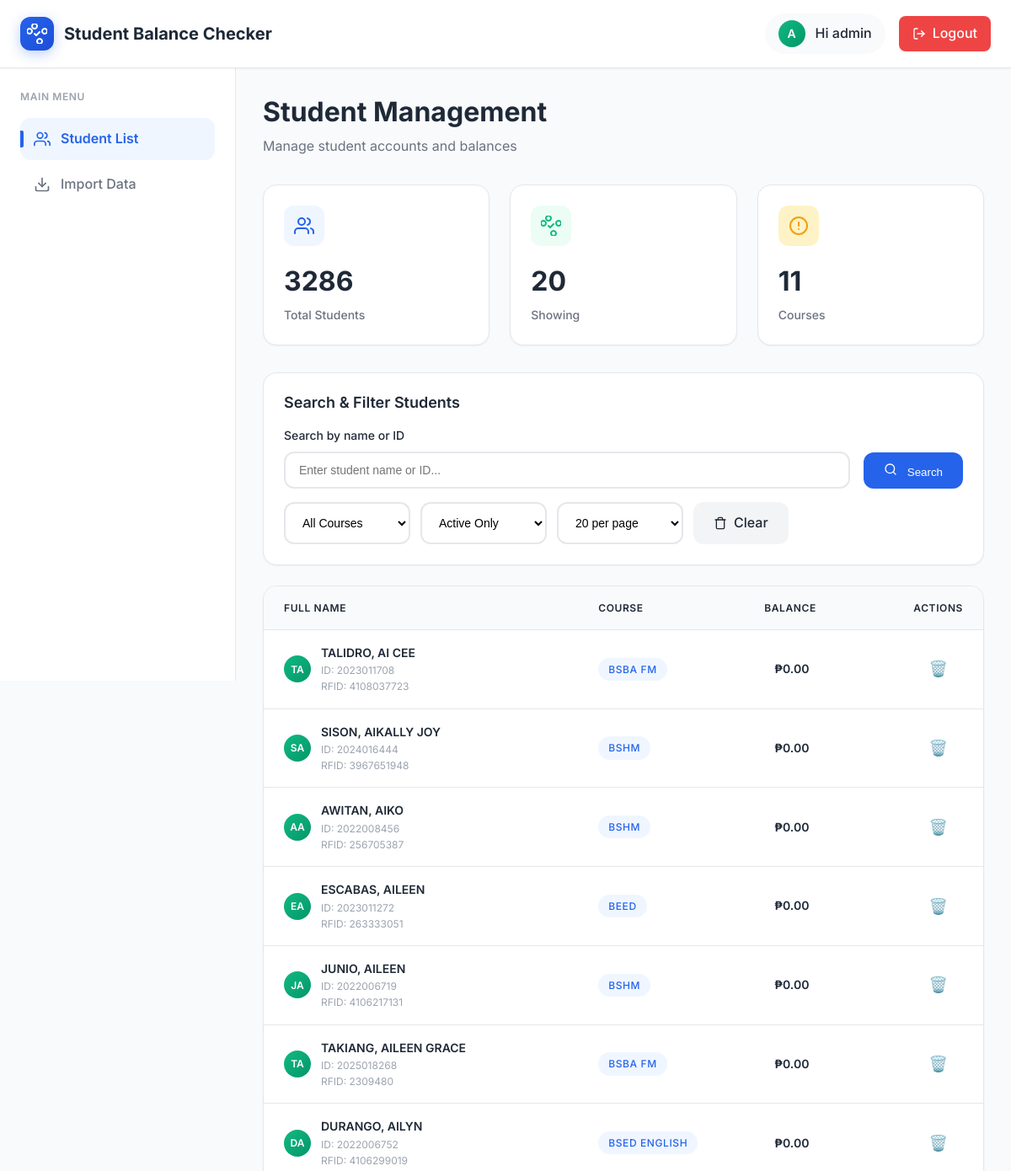
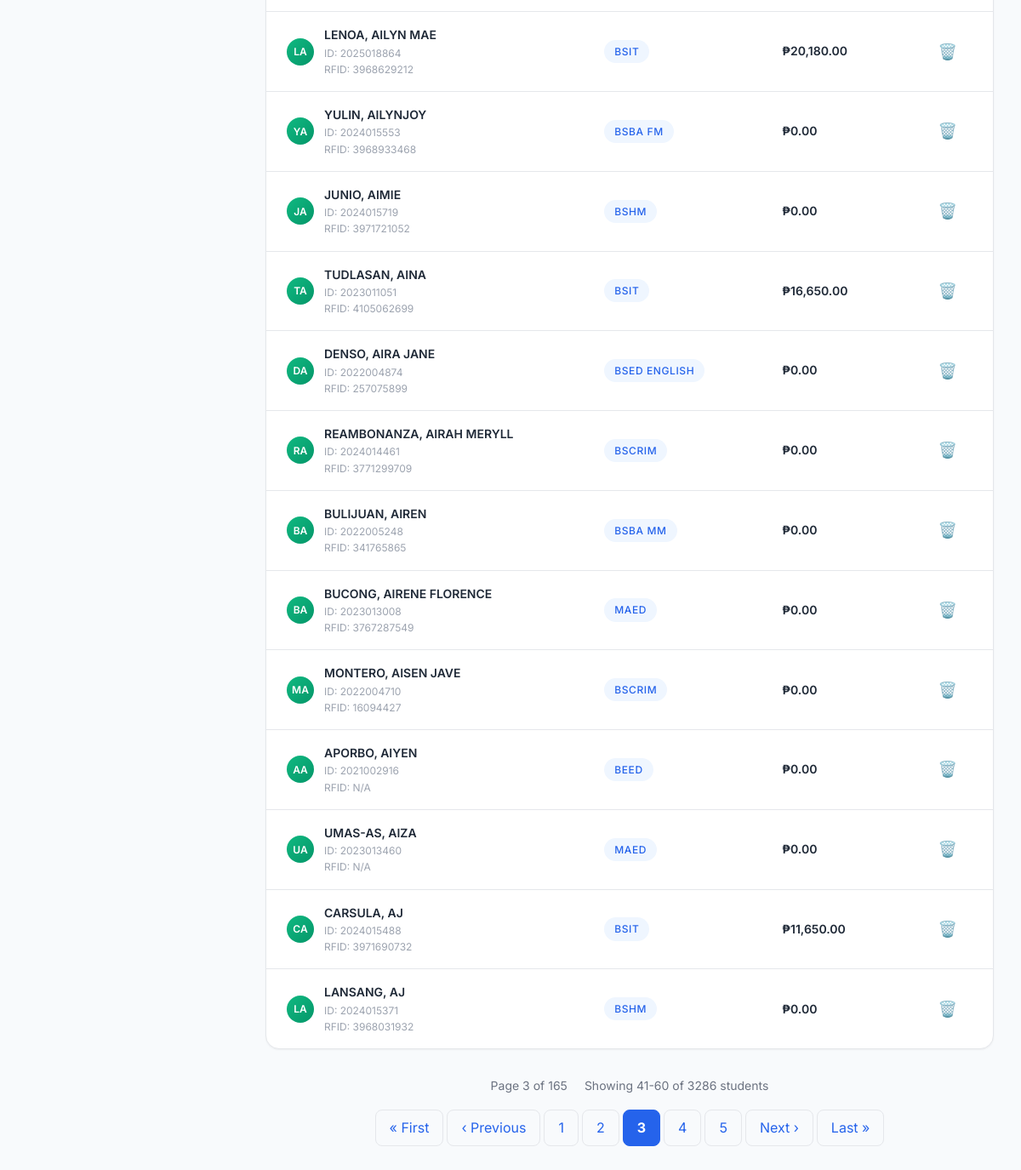
Screenshot of /dashboard/?page=3&status=active&per_page=20 (signed in) with the database file from the repository (2 pictures, top to bottom).
### balance_checker/models.py (models this page shows, shortened)
class Student(models.Model):
    student_id = models.CharField(max_length=20, unique=True, primary_key=True)
    first_name = models.CharField(max_length=100)
    last_name = models.CharField(max_length=100)
    rfid_number = models.CharField(max_length=50, unique=True, blank=True, null=True, help_text="RFID card number for tap ID purposes")
    course = models.CharField(max_length=100, blank=True, null=True)
    balance = models.DecimalField(max_digits=10, decimal_places=2, default=0.00)
    balance_updated_at = models.DateTimeField(default=timezone.now, help_text="When the balance was last updated")
    created_at = models.DateTimeField(auto_now_add=True)
    updated_at = models.DateTimeField(auto_now=True)
    is_active = models.BooleanField(default=True)
    class Meta:
        ordering = ['last_name', 'first_name']

### balance_checker/views.py (the view, shortened to what this page needs)
# urls.py: path('dashboard/', views.student_list, name='student_list'),
@login_required
def student_list(request):
    all_students = Student.objects.all().order_by('last_name', 'first_name')
    search_query = request.GET.get('search', '').strip()
    course_filter = request.GET.get('course', '')
    status_filter = request.GET.get('status', 'active')
    per_page = int(request.GET.get('per_page', 20))
    students = all_students
    if course_filter:
        students = students.filter(course=course_filter)
    if status_filter == 'active':
        students = students.filter(is_active=True)
    elif status_filter == 'inactive':
        students = students.filter(is_active=False)
    courses = Student.objects.values_list('course', flat=True).distinct().exclude(course__isnull=True).exclude(course='').order_by('course')
    paginator = Paginator(students, per_page)
    page_number = request.GET.get('page')
    page_obj = paginator.get_page(page_number)
    context = {
        'students': page_obj,
        'courses': courses,
        'search_query': search_query,
        'course_filter': course_filter,
        'status_filter': status_filter,
        'per_page': per_page,
        'total_students': students.count(),
        'total_pages': paginator.num_pages,
    }
    return render(request, 'balance_checker/dashboard_enhanced.html', context)

### balance_checker/templates/balance_checker/dashboard_enhanced.html (shortened to what this page needs)
<!DOCTYPE html>
<html lang="en">
<head>
    {% load static %}
    {% load currency_filters %}
    <link rel="stylesheet" href="{% static 'css/modern-theme.css' %}">
</head>
<body>
    <div class="dashboard-container">
        <div class="header">
            <div class="header-content">
                <div class="logo-section">
                    <div class="logo">
                    </div>
                    <div class="brand-text">Student Balance Checker</div>
                </div>
                <div class="user-section">
                    <div class="user-info">
                        <div class="user-avatar">
                            {{ user.first_name|default:user.username|first|upper }}
                        </div>
                        <span>Hi {{ user.first_name|default:user.username }}</span>
                    </div>
                    <a href="{% url 'signout' %}" class="logout-btn">
                        <svg width="16" height="16" viewBox="0 0 24 24" fill="none" stroke="currentColor" stroke-width="2" stroke-linecap="round" stroke-linejoin="round">
                            <path d="M9 21H5a2 2 0 0 1-2-2V5a2 2 0 0 1 2-2h4"></path>
                            <polyline points="16,17 21,12 16,7"></polyline>
                            <line x1="21" y1="12" x2="9" y2="12"></line>
                        </svg>
                        Logout
                    </a>
                </div>
            </div>
        </div>
        <div class="main-layout">
            <div class="sidebar">
                <div class="nav-section">
                    <div class="nav-title">Main Menu</div>
                    <nav class="nav-menu">
                        <a href="{% url 'student_list' %}" class="nav-item active">
                            <div class="nav-icon">
                            </div>
                            Student List
                        </a>
                        <a href="{% url 'import_data' %}" class="nav-item">
                            <div class="nav-icon">
                                <svg width="20" height="20" viewBox="0 0 24 24" fill="none" stroke="currentColor" stroke-width="2" stroke-linecap="round" stroke-linejoin="round">
                                    <path d="M21 15v4a2 2 0 0 1-2 2H5a2 2 0 0 1-2-2v-4"></path>
                                    <polyline points="7,10 12,15 17,10"></polyline>
                                    <line x1="12" y1="15" x2="12" y2="3"></line>
                                </svg>
                            </div>
                            Import Data
                        </a>
                    </nav>
                </div>
            </div>
            <div class="main-content">
                <div class="content-header">
                    <h1 class="page-title">Student Management</h1>
                    <p class="page-subtitle">Manage student accounts and balances</p>
                </div>
                <div class="stats-grid">
                    <div class="stat-card">
                        <div class="stat-header">
                            <div class="stat-icon primary">
                            </div>
                        </div>
                        <div class="stat-value">{{ total_students }}</div>
                        <div class="stat-label">Total Students</div>
                    </div>
                    <div class="stat-card">
                        <div class="stat-header">
                            <div class="stat-icon success">
                            </div>
                        </div>
                        <div class="stat-value">{{ students|length }}</div>
                        <div class="stat-label">Showing</div>
                    </div>
                    <div class="stat-card">
                        <div class="stat-header">
                            <div class="stat-icon warning">
                                <svg width="24" height="24" viewBox="0 0 24 24" fill="none" stroke="currentColor" stroke-width="2" stroke-linecap="round" stroke-linejoin="round">
                                    <circle cx="12" cy="12" r="10"></circle>
                                    <line x1="12" y1="8" x2="12" y2="12"></line>
                                    <line x1="12" y1="16" x2="12.01" y2="16"></line>
                                </svg>
                            </div>
                        </div>
                        <div class="stat-value">{{ courses|length }}</div>
                        <div class="stat-label">Courses</div>
                    </div>
                </div>
                <div class="controls-card">
                    <h3 class="controls-title">Search & Filter Students</h3>
                    <form method="get" class="search-form">
                        <div class="search-row">
                            <div class="search-group">
                                <label class="search-label">Search by name or ID</label>
                                <input type="text"
                                       name="search"
                                       placeholder="Enter student name or ID..."
                                       value="{{ search_query }}"
                                       class="search-input">
                            </div>
                            <button type="submit" class="search-btn">
                                <svg width="16" height="16" viewBox="0 0 24 24" fill="none" stroke="currentColor" stroke-width="2" stroke-linecap="round" stroke-linejoin="round" style="margin-right: 8px;">
                                    <circle cx="11" cy="11" r="8"></circle>
                                    <path d="M21 21l-4.35-4.35"></path>
                                </svg>
                                Search
                            </button>
                        </div>
                        <div class="filter-group">
                            <select name="course" class="filter-select">
                                <option value="">All Courses</option>
                            </select>
                            <select name="status" class="filter-select">
                                <option value="active" {% if status_filter == 'active' %}selected{% endif %}>Active Only</option>
                            </select>
                            <select name="per_page" class="filter-select">
                                <option value="20" {% if per_page == 20 %}selected{% endif %}>20 per page</option>
                            </select>
                            <a href="{% url 'student_list' %}" class="clear-btn">
                                Clear
                            </a>
                        </div>
                    </form>
                </div>
                <div class="table-container">
                    <table class="table">
                        <thead>
                            <tr>
                                <th>Full Name</th>
                                <th>Course</th>
                                <th>Balance</th>
                                <th>Actions</th>
                            </tr>
                        </thead>
                        <tbody>
                            {% for student in students %}
                            <tr data-student-id="{{ student.student_id }}">
                                <td>
                                    <div style="display: flex; align-items: center; gap: var(--space-3);">
                                        <div class="user-avatar" style="width: 32px; height: 32px; font-size: 0.75rem;">
                                            {{ student.first_name|first|upper }}{{ student.last_name|first|upper }}
                                        </div>
                                        <div>
                                            <div style="font-weight: 600; color: var(--text-primary);">
                                                {{ student.first_name }} {{ student.last_name }}
                                            </div>
                                            <div style="font-size: 0.75rem; color: var(--text-tertiary);">
                                                ID: {{ student.student_id }}
                                            </div>
                                            <div style="font-size: 0.75rem; color: var(--text-tertiary);">
                                                RFID: {{ student.rfid_number|default:"N/A" }}
                                            </div>
                                        </div>
                                    </div>
                                </td>
                                <td>
                                    {% if student.course %}
                                        <span class="badge badge-info">{{ student.course }}</span>
                                    {% else %}
                                        <span style="color: var(--text-tertiary); font-style: italic;">No course</span>
                                    {% endif %}
                                </td>
                                <td class="balance-cell">
                                    <span class="balance-display">{{ student.balance|peso_format }}</span>
                                </td>
                                <td class="actions-cell">
                                    <button class="delete-btn"
                                            title="Delete Student"
                                            data-student-id="{{ student.student_id }}"
                                            data-student-name="{{ student.first_name }} {{ student.last_name }}">
                                        🗑️
                                    </button>
                                </td>
                            </tr>
                            {% empty %}
                            <tr>
                                <td colspan="4" class="no-data">No students found</td>
                            </tr>
                            {% endfor %}
                        </tbody>
                    </table>
                </div>
                {% if students.has_other_pages %}
                <div class="pagination-container">
                    <div class="pagination-info">
                        <span>Page {{ students.number }} of {{ students.paginator.num_pages }}</span>
                        <span>Showing {{ students.start_index }}-{{ students.end_index }} of {{ students.paginator.count }} students</span>
                    </div>
                    <div class="pagination">
                        {% if students.has_previous %}
                            <a href="?page=1{% if status_filter %}&status={{ status_filter }}{% endif %}{% if per_page %}&per_page={{ per_page }}{% endif %}" class="page-link">« First</a>
                            <a href="?page={{ students.previous_page_number }}{% if status_filter %}&status={{ status_filter }}{% endif %}{% if per_page %}&per_page={{ per_page }}{% endif %}" class="page-link">‹ Previous</a>
                        {% endif %}
                        {% for num in students.paginator.page_range %}
                            {% if students.number == num %}
                                <span class="page-link current">{{ num }}</span>
                            {% elif num > students.number|add:'-3' and num < students.number|add:'3' %}
                                <a href="?page={{ num }}{% if status_filter %}&status={{ status_filter }}{% endif %}{% if per_page %}&per_page={{ per_page }}{% endif %}" class="page-link">{{ num }}</a>
                            {% endif %}
                        {% endfor %}
                        {% if students.has_next %}
                            <a href="?page={{ students.next_page_number }}{% if status_filter %}&status={{ status_filter }}{% endif %}{% if per_page %}&per_page={{ per_page }}{% endif %}" class="page-link">Next ›</a>
                            <a href="?page={{ students.paginator.num_pages }}{% if status_filter %}&status={{ status_filter }}{% endif %}{% if per_page %}&per_page={{ per_page }}{% endif %}" class="page-link">Last »</a>
                        {% endif %}
                    </div>
                </div>
                {% endif %}
            </div>
        </div>
    </div>
</body>
</html>

### rows the page displays
Student: first_name|first "T", last_name|first "A", first_name "TALIDRO,", last_name "AI CEE", student_id "2023011708", rfid_number "4108037723", course "BSBA FM", balance|peso_format "₱0.00"
Student: first_name|first "S", last_name|first "A", first_name "SISON,", last_name "AIKALLY JOY", student_id "2024016444", rfid_number "3967651948", course "BSHM", balance|peso_format "₱0.00"
Student: first_name|first "A", last_name|first "A", first_name "AWITAN,", last_name "AIKO", student_id "2022008456", rfid_number "256705387", course "BSHM", balance|peso_format "₱0.00"
Student: first_name|first "E", last_name|first "A", first_name "ESCABAS,", last_name "AILEEN", student_id "2023011272", rfid_number "263333051", course "BEED", balance|peso_format "₱0.00"
Student: first_name|first "J", last_name|first "A", first_name "JUNIO,", last_name "AILEEN", student_id "2022006719", rfid_number "4106217131", course "BSHM", balance|peso_format "₱0.00"
Student: first_name|first "T", last_name|first "A", first_name "TAKIANG,", last_name "AILEEN GRACE", student_id "2025018268", rfid_number "2309480", course "BSBA FM", balance|peso_format "₱0.00"
Student: first_name|first "D", last_name|first "A", first_name "DURANGO,", last_name "AILYN", student_id "2022006752", rfid_number "4106299019", course "BSED ENGLISH", balance|peso_format "₱0.00"
Student: first_name|first "L", last_name|first "A", first_name "LENOA,", last_name "AILYN MAE", student_id "2025018864", rfid_number "3968629212", course "BSIT", balance|peso_format "₱20,180.00"
Student: first_name|first "Y", last_name|first "A", first_name "YULIN,", last_name "AILYNJOY", student_id "2024015553", rfid_number "3968933468", course "BSBA FM", balance|peso_format "₱0.00"
Student: first_name|first "J", last_name|first "A", first_name "JUNIO,", last_name "AIMIE", student_id "2024015719", rfid_number "3971721052", course "BSHM", balance|peso_format "₱0.00"
Student: first_name|first "T", last_name|first "A", first_name "TUDLASAN,", last_name "AINA", student_id "2023011051", rfid_number "4105062699", course "BSIT", balance|peso_format "₱16,650.00"
Student: first_name|first "D", last_name|first "A", first_name "DENSO,", last_name "AIRA JANE", student_id "2022004874", rfid_number "257075899", course "BSED ENGLISH", balance|peso_format "₱0.00"
Student: first_name|first "R", last_name|first "A", first_name "REAMBONANZA,", last_name "AIRAH MERYLL", student_id "2024014461", rfid_number "3771299709", course "BSCRIM", balance|peso_format "₱0.00"
Student: first_name|first "B", last_name|first "A", first_name "BULIJUAN,", last_name "AIREN", student_id "2022005248", rfid_number "341765865", course "BSBA MM", balance|peso_format "₱0.00"
Student: first_name|first "B", last_name|first "A", first_name "BUCONG,", last_name "AIRENE FLORENCE", student_id "2023013008", rfid_number "3767287549", course "MAED", balance|peso_format "₱0.00"
Student: first_name|first "M", last_name|first "A", first_name "MONTERO,", last_name "AISEN JAVE", student_id "2022004710", rfid_number "16094427", course "BSCRIM", balance|peso_format "₱0.00"
Student: first_name|first "A", last_name|first "A", first_name "APORBO,", last_name "AIYEN", student_id "2021002916", rfid_number "N/A", course "BEED", balance|peso_format "₱0.00"
Student: first_name|first "U", last_name|first "A", first_name "UMAS-AS,", last_name "AIZA", student_id "2023013460", rfid_number "N/A", course "MAED", balance|peso_format "₱0.00"
Student: first_name|first "C", last_name|first "A", first_name "CARSULA,", last_name "AJ", student_id "2024015488", rfid_number "3971690732", course "BSIT", balance|peso_format "₱11,650.00"
Student: first_name|first "L", last_name|first "A", first_name "LANSANG,", last_name "AJ", student_id "2024015371", rfid_number "3968031932", course "BSHM", balance|peso_format "₱0.00"

### other values shown
{{ user.first_name|default:user.username|first|upper }} "A"
{{ user.first_name|default:user.username }} "admin"
{{ total_students }} "3286"
{{ students|length }} "20"
{{ courses|length }} "11"
{{ students.number }} "3"
{{ students.paginator.num_pages }} "165"
{{ students.start_index }} "41"
{{ students.end_index }} "60"
{{ students.paginator.count }} "3286"
{{ num }} "1" "2" "4" "5"
{{ num }} "3"
